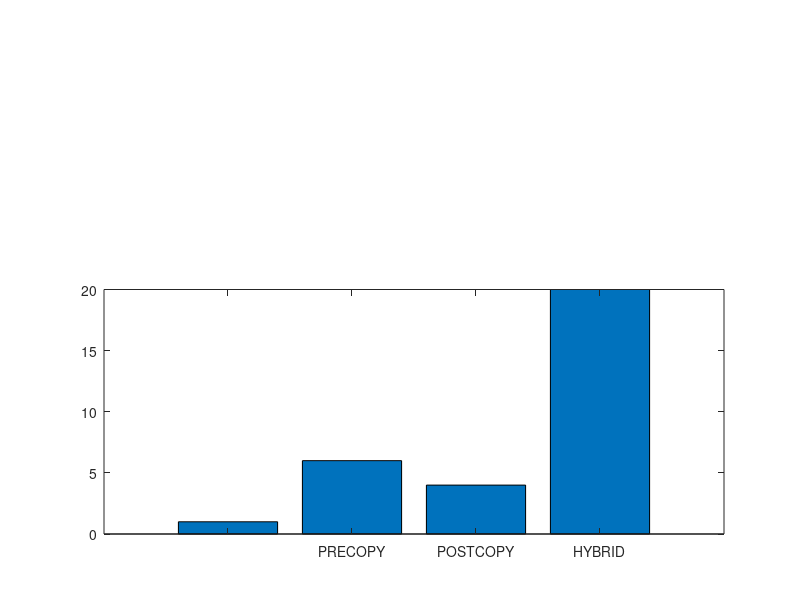

Write MATLAB code to recreate this figure. (Note: this script raises an error after producing the figure.)
a=[1 6 4 300];
xlabel = {'', 'PRECOPY', 'POSTCOPY', 'HYBRID', 'PRO-HYBRID', ''};

ylim1=[0 20];
%ylim2=[100 300];
ylim2=[200 400];
xlim=[0 length(a)+1];

figure;

% retrieve your default axis pos
clf;
p0=get(gca,'position')
delete(gcf);

% create axis1
%a1=axes('position',[p0(1) p0(2) p0(3)/2-.025 p0(4)]);
a1=axes('position',[p0(1) p0(2) p0(3) p0(4)/2]);
%barh(a);
bar(a);
%set(a1,'ylim',ylim1);
set(a1,'ylim',ylim1, 'XTickLabel', xlabel);
xlabel('COPY METHOD', 'FontSize', 14);
ylabel('TIME');

%box off;

% create axis2
%a2=axes('position',[p0(1)+p0(3)/2+.025 p0(2) p0(3)/2-.025 p0(4)]);
a2=axes('position',[p0(1) p0(4)/2+.145 p0(3) p0(4)/2])
%a2=axes('position',[p0(1) p0(2) p0(3) p0(4)/2]);
%barh(a);
bar(a);

%set(a2,'ylim',ylim1);
set(a2,'ylim',ylim2);
%ylim(ylim2);
%set(a2,'xlim',xlim,'ylim',ylim2);
set(a2,'xtick',[]);
%set(a2,'xcolor',get(a2,'color'));
%box off

%%%%%%%%%%%%%%%% plotting %%%%%%%%%%%%%%%%%%%%%
output = "break_axis";

%figure;
saveas(1, strcat(output, ".png"));
saveas(1, strcat(output, ".emf"));
saveas(1, strcat(output, ".eps"));

%box off
